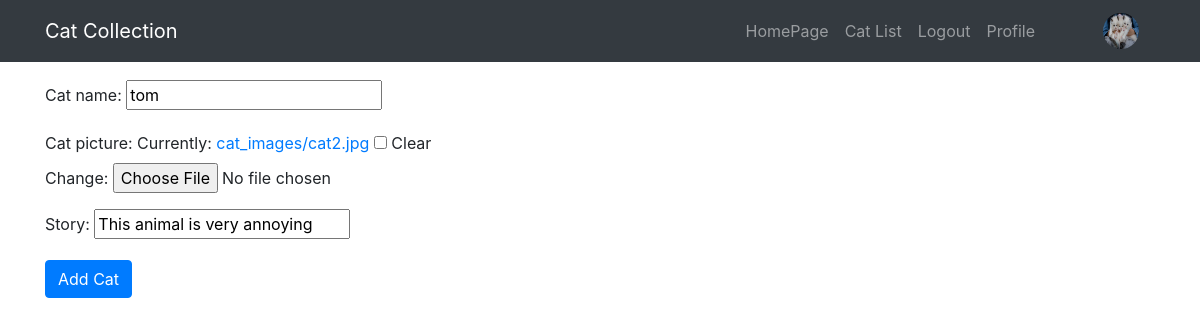
/cat_app/cat_topic/2/update_cat/ (signed in), run on the app's committed database.
### cat_app/models.py (models this page shows, shortened)
class UserProfileInfo(models.Model):
	user = models.OneToOneField(User, related_name='userprofileinfos', on_delete=models.CASCADE, blank=True, null=True, default=1)
	picture = models.ImageField(upload_to='images', blank=True, null=True)

class Cat_Topic(models.Model):
	owner = models.ForeignKey(UserProfileInfo, on_delete=models.CASCADE, blank=True, null=True)
	cat_name = models.CharField(max_length=20)
	cat_picture = models.ImageField(upload_to='cat_images', blank=True, null=True)
	story = models.CharField(max_length=140)

### cat_app/views.py (the view)
# urls.py: url(r'^cat_topic/(?P<pk>\d+)/update_cat/$', views.CatUpdateView.as_view(), name='update_cat'),
class CatUpdateView(UpdateView):
	fields = ('cat_name', 'cat_picture', 'story')
	model = models.Cat_Topic
	template_name = 'cat_app/create_cat.html'
	def get_context_data(self, **kwargs):
		context = super(CatUpdateView, self).get_context_data(**kwargs)
		context['cat_detail'] = self.get_object()
		profiles = models.UserProfileInfo.objects.all()
		user = self.request.user
		if user.is_authenticated:
			for profile in profiles:
				if user.id == profile.user.id:
					context['profile_detail'] = profile
		return context

### templates/cat_app/create_cat.html (shortened to what this page needs)
{% extends "cat_app/base.html" %}
{% load static %}
{% block templatecss %}<link href="{% static 'css/profile.css' %}" rel="stylesheet" />{% endblock %}
{% block imagenav %}<img class="imageframe" src="media/{{ profile_detail.picture }}" alt="{{ profile_detail.picture }}">{% endblock %}
{% block profile_nav %}
  <li class="nav-item">
    <a class="nav-link" href="{% url 'cat_app:profile_detail' pk=profile_detail.pk %}">Profile</a>
  </li>
{% endblock %}
{% block content %}
    <br>
    <form enctype="multipart/form-data" method="POST">
      <div class="register-container">
        {{ form.as_p }}
        <button type="submit" class="btn btn-primary btn-btn">Add Cat</button>
      </div>
    </form>
    <br>
{% endblock %}

### static/css/modern-business.css (style rules this page uses)
body { padding-top: 56px; }

### static/css/simple-sidebar.css (style rules this page uses)
body { overflow-x: hidden; }

### static/css/profile.css (style rules this page uses)
.imageframe { height: 3vw; width: 3vw; border-radius: 50%; margin-left: 5vw; }

### data on the page
UserProfileInfo: picture (picture)
Cat_Topic: cat_name "tom", story "This animal is very annoying"
